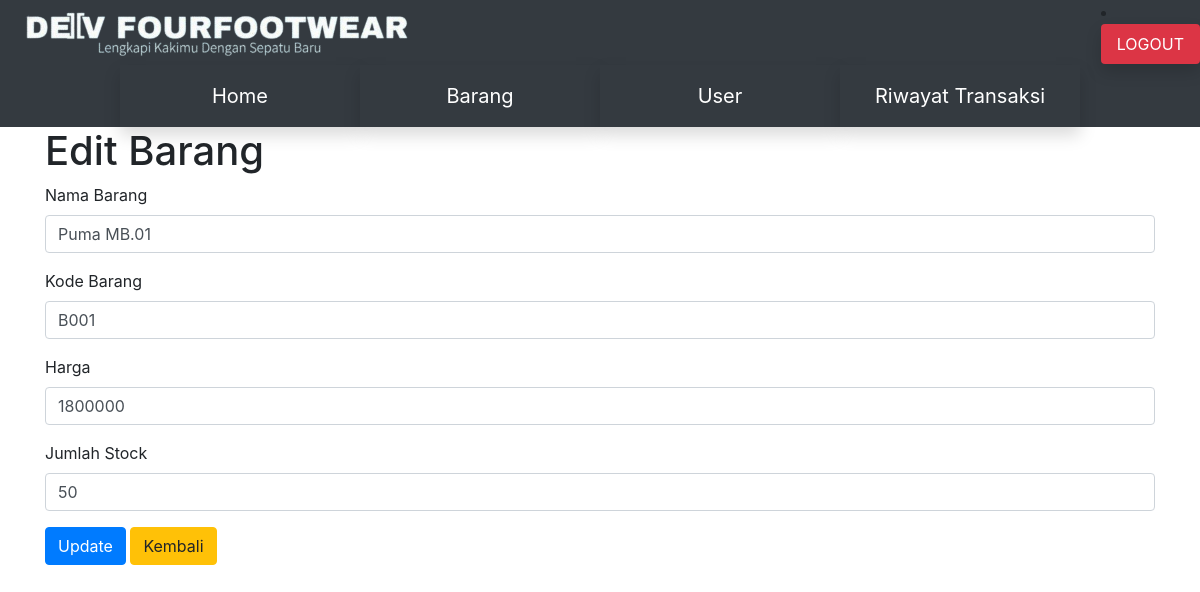
The page /index.php?page=barang_edit&id=1 (signed in) on the database its author committed.
### tables this page shows
CREATE TABLE `barang` (
  `id_barang` int(11) NOT NULL,
  `nama` varchar(50) NOT NULL,
  `harga` int(11) NOT NULL,
  `jumlah` int(11) NOT NULL,
  `kode_barang` varchar(50) DEFAULT NULL
);

### page/barang_edit.php (the view, shortened to what this page needs)
<?php
if (isset($_GET['id'])) {
    $id = $_GET['id'];
    $data = mysqli_query($koneksi, "SELECT * FROM barang where id_barang='$id'");
    $data = mysqli_fetch_assoc($data);
}
?>
<div class="container">
	<h1>Edit Barang</h1>
	<form method="post">
	  <div class="form-group">
	    <label>Nama Barang</label>
	    <input type="text" name="nama" class="form-control" placeholder="Nama barang" value="<?=$data['nama']?>">
	  </div>
	  <div class="form-group">
	    <label>Kode Barang</label>
	    <input type="text" name="kode_barang" class="form-control" placeholder="Kode barang" value="<?=$data['kode_barang']?>">
	  </div>
	  <div class="form-group">
	    <label>Harga</label>
	    <input type="number" name="harga" class="form-control" placeholder="Harga Barang" value="<?=$data['harga']?>">
	  </div>
	  <div class="form-group">
	    <label>Jumlah Stock</label>
	    <input type="number" name="jumlah" class="form-control" placeholder="Jumlah Stock" value="<?=$data['jumlah']?>">
	  </div>
  	<input type="submit" name="update" value="Update" class="btn btn-primary">
  	<a href="index.php?page=barang" class="btn btn-warning">Kembali</a>
	</form>
</div>

### rows shown on the page
barang: nama "Puma MB.01", kode_barang "B001", harga "1800000", jumlah "50"
